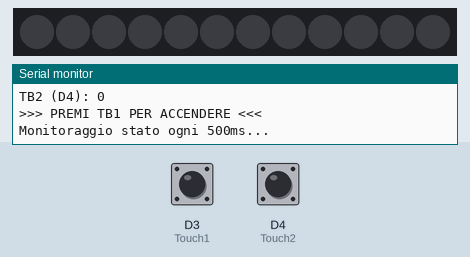
A sketch run on a simulated ESP8266 (NodeMCU). Parts: 12 RGB LEDs in strip order, left to right, the last lines printed to the serial monitor. Inputs (shaded band) come from the test bench; at power-on: D3 (Touch1) LOW, D4 (Touch2) LOW. Dim RGB values are drawn brighter than linear; random numbers use the default seed unless the sketch sets one; EEPROM starts erased.

Above: at 3.2 s.
3.3 s: D3 (Touch1) pulled HIGH for 0.15 s
At 3.7 s:
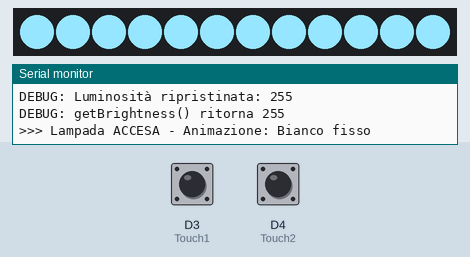
4.9 s: D4 (Touch2) pulled HIGH for 0.15 s
At 5.1 s:
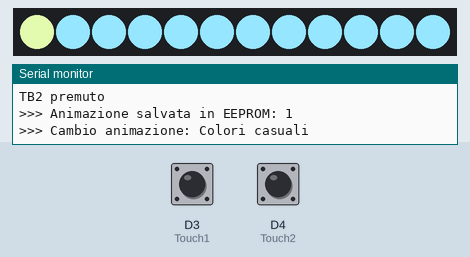
5.6 s: D4 (Touch2) pulled HIGH for 1 s
At 6.22 s:
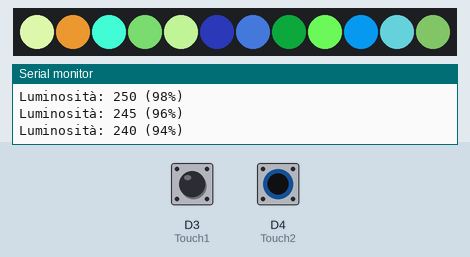
7.2 s: D4 (Touch2) pulled HIGH for 0.15 s
At 7.79 s:
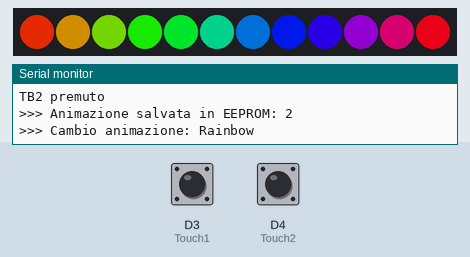
7.9 s: D4 (Touch2) pulled HIGH for 3.2 s
At 8.39 s:
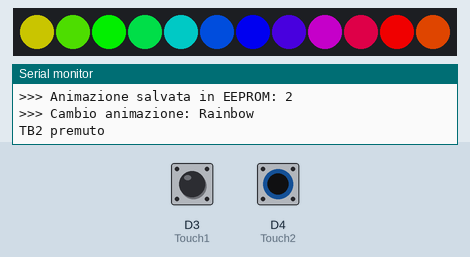
11.7 s: D4 (Touch2) pulled HIGH for 3.2 s
At 16.23 s:
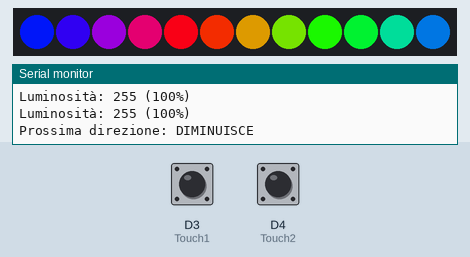

The sketch:

Lampada_con_Memoria.ino
```cpp
/*
  ============================================================================
  CONTROLLO ANELLO NEOPIXEL CON DUE SENSORI TOUCH
  ============================================================================

  Questo programma controlla un anello di 12 LED NeoPixel utilizzando due
  sensori touch (TB1 e TB2) collegati ad una scheda Arduino ESP32.

  FUNZIONALITÀ:

  TB1 (Pin D3) - Pulsante di accensione/spegnimento:
    - Premendo TB1 si accende o spegne completamente l'anello
    - Alla prima accensione l'anello riprende l'ultima animazione utilizzata

  TB2 (Pin D4) - Controllo animazioni e luminosità:
    - Pressione BREVE (< 500ms): cambia l'animazione corrente
      Sequenza: Bianco fisso → Colori casuali → Rainbow → Bianco fisso...

    - Pressione LUNGA (≥ 500ms): varia la luminosità in modo continuo
      * Se luminosità > 50%: diminuisce
      * Se luminosità ≤ 50%: aumenta
      * Ad ogni nuova pressione lunga: inverte la direzione
        (se stava aumentando → diminuisce, se stava diminuendo → aumenta)

  MEMORIA PERSISTENTE:
    - L'ultima animazione utilizzata viene salvata nella EEPROM
    - Ad ogni accensione, la lampada riprende dall'ultima animazione

  HARDWARE:
  - ESP32
  - Anello NeoPixel 12 LED collegato al pin GPIO 5
  - Sensore touch TB1 collegato al pin D3
  - Sensore touch TB2 collegato al pin D4

  LIBRERIE NECESSARIE:
  - Adafruit_NeoPixel (installabile dal Library Manager di Arduino IDE)
  - EEPROM (inclusa nell'ambiente ESP32)

  ============================================================================
*/

#include <Adafruit_NeoPixel.h>
#include <EEPROM.h>

// ============================================================================
// CONFIGURAZIONE EEPROM
// ============================================================================

#define EEPROM_SIZE 2              // Dimensione della EEPROM da utilizzare (2 byte)
#define EEPROM_ANIMATION_ADDR 0    // Indirizzo dove salvare l'animazione
#define EEPROM_BRIGHTNESS_ADDR 1   // Indirizzo dove salvare la luminosità

// ============================================================================
// CONFIGURAZIONE PIN E COSTANTI
// ============================================================================

int Touch1 = D3;       // Pin per sensore touch TB1 (accensione/spegnimento)
int Touch2 = D4;       // Pin per sensore touch TB2 (animazioni e luminosità)
int DATA_PIN = 5;      // Pin GPIO 5 per il segnale dati del NeoPixel
#define NUM_LEDS 12    // Numero di LED nell'anello NeoPixel

// ============================================================================
// CALIBRAZIONE COLORE BIANCO
// ============================================================================
// I NeoPixel possono avere il bianco leggermente sbilanciato verso il rosso.
// Modifica questi valori per ottenere il bianco perfetto:
// - Valori più bassi di WHITE_R rendono il bianco meno rossastro
// - Valori più alti di WHITE_B rendono il bianco più bluastro/freddo
// - Prova diversi valori fino a trovare il bianco che preferisci!
//
// Esempi pronti:
// Bianco neutro:        200, 255, 255
// Bianco freddo:        180, 255, 255
// Bianco molto freddo:  150, 230, 255
// Bianco caldo:         220, 255, 240

#define WHITE_R 150   // Componente ROSSO del bianco (0-255)
#define WHITE_G 230   // Componente VERDE del bianco (0-255)
#define WHITE_B 255   // Componente BLU del bianco (0-255)

// ============================================================================
// INIZIALIZZAZIONE OGGETTO NEOPIXEL
// ============================================================================

// Crea l'oggetto NeoPixel con i parametri:
// - NUM_LEDS: numero di LED (12)
// - DATA_PIN: pin di controllo dati (GPIO 5)
// - NEO_GRB: ordine dei colori (Green-Red-Blue)
// - NEO_KHZ800: frequenza di comunicazione (800 KHz)
Adafruit_NeoPixel pixels = Adafruit_NeoPixel(NUM_LEDS, DATA_PIN, NEO_GRB + NEO_KHZ800);

// ============================================================================
// VARIABILI PER LA GESTIONE DEL PULSANTE TB1 (ACCENSIONE/SPEGNIMENTO)
// ============================================================================

bool TB1_pressed = false;  // Stato attuale del pulsante TB1 (true = premuto)
bool TB1_aux = false;      // Stato precedente di TB1 (per rilevare il cambio di stato)
bool lampOn = false;       // Stato della lampada (true = accesa, false = spenta)

// ============================================================================
// VARIABILI PER LA GESTIONE DEL PULSANTE TB2 (ANIMAZIONI E LUMINOSITÀ)
// ============================================================================

bool TB2_pressed = false;           // Stato attuale del pulsante TB2
bool TB2_aux = false;               // Stato precedente di TB2 (per rilevare il cambio)
unsigned long TB2_pressTime = 0;    // Momento in cui TB2 è stato premuto (in millisecondi)
bool TB2_longPressActive = false;   // Flag per sapere se è attiva una pressione lunga

// Tempo minimo (in millisecondi) per considerare una pressione come "lunga"
// Se il pulsante viene rilasciato prima di 500ms → pressione breve (cambia animazione)
// Se il pulsante resta premuto per 500ms o più → pressione lunga (varia luminosità)
#define LONG_PRESS_TIME 500

// ============================================================================
// VARIABILI PER LA GESTIONE DELLE ANIMAZIONI
// ============================================================================

// Identificativo dell'animazione corrente:
// 0 = Bianco fisso
// 1 = Colori casuali
// 2 = Rainbow (arcobaleno)
int currentAnimation = 0;

// Numero totale di animazioni disponibili
#define NUM_ANIMATIONS 3

// ============================================================================
// VARIABILI PER LA GESTIONE DELLA LUMINOSITÀ
// ============================================================================

int brightness = 255;  // Luminosità corrente (0-255, parte alla massima)

// Direzione di variazione della luminosità durante una pressione lunga:
// false = luminosità sta diminuendo
// true = luminosità sta aumentando
bool brightnessIncreasing = false;

// Quanto cambia la luminosità ad ogni step (maggiore = più veloce)
#define BRIGHTNESS_STEP 5

// Intervallo di tempo (in millisecondi) tra un cambio di luminosità e l'altro
// Più basso = variazione più veloce
#define BRIGHTNESS_DELAY 50

// Timestamp dell'ultimo cambio di luminosità
unsigned long lastBrightnessChange = 0;

// ============================================================================
// VARIABILI PER LE ANIMAZIONI
// ============================================================================

int delayval = 100;  // Ritardo tra un LED e l'altro nell'animazione colori casuali

// Timestamp dell'ultimo aggiornamento dell'animazione
unsigned long lastAnimationUpdate = 0;

// Contatore per tenere traccia dello step corrente nell'animazione
int animationStep = 0;

// Variabile per la posizione del ciclo nell'animazione rainbow
uint16_t rainbowJ = 0;

// ============================================================================
// FUNZIONI PER LA GESTIONE DELLA MEMORIA EEPROM
// ============================================================================

// Salva l'animazione corrente nella EEPROM
void saveAnimation() {
  EEPROM.write(EEPROM_ANIMATION_ADDR, currentAnimation);
  EEPROM.commit();  // Necessario per ESP32 per rendere permanente la scrittura
  Serial.print(">>> Animazione salvata in EEPROM: ");
  Serial.println(currentAnimation);
}

// Carica l'ultima animazione salvata dalla EEPROM
int loadAnimation() {
  int savedAnimation = EEPROM.read(EEPROM_ANIMATION_ADDR);

  // Verifica che il valore letto sia valido
  // Se non è valido (primo avvio o EEPROM corrotta), ritorna 0 (bianco fisso)
  if (savedAnimation >= 0 && savedAnimation < NUM_ANIMATIONS) {
    Serial.print(">>> Animazione caricata da EEPROM: ");
    Serial.println(savedAnimation);
    return savedAnimation;
  } else {
    Serial.println(">>> EEPROM non inizializzata, uso animazione predefinita (0)");
    return 0;
  }
}

// Salva la luminosità corrente nella EEPROM
void saveBrightness() {
  EEPROM.write(EEPROM_BRIGHTNESS_ADDR, brightness);
  EEPROM.commit();  // Necessario per ESP32 per rendere permanente la scrittura
  Serial.print(">>> Luminosità salvata in EEPROM: ");
  Serial.print(brightness);
  Serial.print(" (");
  Serial.print((brightness * 100) / 255);
  Serial.println("%)");
}

// Carica l'ultima luminosità salvata dalla EEPROM
int loadBrightness() {
  int savedBrightness = EEPROM.read(EEPROM_BRIGHTNESS_ADDR);

  // Verifica che il valore letto sia valido (tra 10 e 255)
  // Se non è valido (primo avvio o EEPROM corrotta), ritorna 255 (massima luminosità)
  if (savedBrightness >= 10 && savedBrightness <= 255) {
    Serial.print(">>> Luminosità caricata da EEPROM: ");
    Serial.print(savedBrightness);
    Serial.print(" (");
    Serial.print((savedBrightness * 100) / 255);
    Serial.println("%)");
    return savedBrightness;
  } else {
    Serial.println(">>> Luminosità EEPROM non valida, uso valore predefinito (255)");
    return 255;
  }
}

// ============================================================================
// FUNZIONE SETUP - ESEGUITA UNA SOLA VOLTA ALL'AVVIO
// ============================================================================

void setup() {
  // Inizializza la comunicazione seriale a 115200 baud per il debug
  Serial.begin(115200);
  delay(2000);  // Attende 2 secondi per stabilizzare la comunicazione
  Serial.println("\n\nLampada_con_Memoria");

  // Inizializza la EEPROM
  EEPROM.begin(EEPROM_SIZE);
  Serial.println("EEPROM inizializzata");

  // Carica l'ultima animazione salvata
  currentAnimation = loadAnimation();

  // Carica l'ultima luminosità salvata
  brightness = loadBrightness();

  // Inizializza l'anello NeoPixel
  pixels.begin();                    // Prepara i LED per la comunicazione
  pixels.setBrightness(brightness);  // Imposta la luminosità caricata dalla EEPROM
  pixels.clear();                    // Spegne tutti i LED
  pixels.show();                     // Applica le modifiche (LED spenti)

  // Configura i pin come INPUT o OUTPUT
  pinMode(LED_BUILTIN, OUTPUT);  // LED integrato della scheda come output
  pinMode(Touch1, INPUT);        // Sensore touch TB1 come input
  pinMode(Touch2, INPUT);        // Sensore touch TB2 come input

  // Stampa messaggi di debug sulla porta seriale
  Serial.println("\n\n=== SISTEMA AVVIATO ===");
  Serial.println("Test sensori touch:");
  Serial.print("TB1 (D3): ");
  Serial.println(digitalRead(Touch1));  // Mostra lo stato iniziale di TB1
  Serial.print("TB2 (D4): ");
  Serial.println(digitalRead(Touch2));  // Mostra lo stato iniziale di TB2

  Serial.println("\n>>> PREMI TB1 PER ACCENDERE <<<");
  Serial.println("Monitoraggio stato ogni 500ms...\n");
}

// ============================================================================
// FUNZIONE LOOP - ESEGUITA CONTINUAMENTE
// ============================================================================

void loop() {
  // Gestisce il pulsante TB1 (accensione/spegnimento)
  handleTB1();

  // Se la lampada è accesa, gestisce TB2 ed esegue le animazioni
  if (lampOn) {
    handleTB2();           // Gestisce pulsante TB2 (animazioni e luminosità)
    runCurrentAnimation(); // Esegue l'animazione corrente
  } else {
    // Se la lampada è spenta, spegne tutti i LED
    pixels.clear();
    pixels.show();
  }

  // Piccolo ritardo per evitare letture troppo frequenti
  delay(10);
}

// ============================================================================
// GESTIONE PULSANTE TB1 - ACCENSIONE/SPEGNIMENTO
// ============================================================================

void handleTB1() {
  // Legge lo stato corrente del pulsante TB1
  // digitalRead ritorna HIGH quando il sensore touch rileva un tocco
  TB1_pressed = digitalRead(Touch1);

  // Rileva il "fronte di salita" (passaggio da non premuto a premuto)
  // Questo avviene solo una volta per ogni pressione, evitando ripetizioni
  // mentre si tiene premuto il pulsante
  if (TB1_pressed && !TB1_aux) {
    // Inverte lo stato della lampada (accesa → spenta, spenta → accesa)
    lampOn = !lampOn;

    if (lampOn) {
      // La lampada è stata appena accesa

      // L'animazione è già impostata a quella salvata in EEPROM
      // (caricata durante il setup)

      // La luminosità è già impostata a quella salvata in EEPROM
      // (caricata durante il setup)
      Serial.print("DEBUG: Luminosità ripristinata: ");
      Serial.println(brightness);

      pixels.setBrightness(brightness);
      Serial.print("DEBUG: getBrightness() ritorna ");
      Serial.println(pixels.getBrightness());

      // Accende immediatamente i LED con l'animazione salvata
      Serial.print(">>> Lampada ACCESA - Animazione: ");
      switch(currentAnimation) {
        case 0:
          Serial.println("Bianco fisso");
          // Accende tutti i LED in bianco
          for (int i = 0; i < NUM_LEDS; i++) {
            pixels.setPixelColor(i, pixels.Color(WHITE_R, WHITE_G, WHITE_B));
          }
          pixels.show();
          break;
        case 1:
          Serial.println("Colori casuali");
          animationStep = 0;  // Reset per far partire subito l'animazione
          break;
        case 2:
          Serial.println("Rainbow");
          rainbowJ = 0;  // Reset per far partire subito l'animazione
          break;
      }

    } else {
      // La lampada è stata appena spenta

      // Salva la luminosità corrente nella EEPROM
      saveBrightness();

      Serial.println(">>> Lampada SPENTA");
    }
  }

  // Memorizza lo stato attuale per il prossimo ciclo
  // Questo permette di rilevare quando lo stato cambia
  TB1_aux = TB1_pressed;
}

// ============================================================================
// GESTIONE PULSANTE TB2 - ANIMAZIONI E LUMINOSITÀ
// ============================================================================

void handleTB2() {
  // Legge lo stato corrente del pulsante TB2
  TB2_pressed = digitalRead(Touch2);

  // -------------------------------------------------------------------------
  // FRONTE DI SALITA - Inizio pressione
  // -------------------------------------------------------------------------
  if (TB2_pressed && !TB2_aux) {
    // Il pulsante è appena stato premuto

    // Memorizza il momento esatto della pressione (in millisecondi dall'avvio)
    TB2_pressTime = millis();

    // Reset del flag di pressione lunga
    TB2_longPressActive = false;

    Serial.println("TB2 premuto");
  }

  // -------------------------------------------------------------------------
  // PULSANTE TENUTO PREMUTO
  // -------------------------------------------------------------------------
  if (TB2_pressed && TB2_aux) {
    // Il pulsante è ancora premuto (non è stato rilasciato)

    // Calcola da quanto tempo il pulsante è premuto
    unsigned long pressDuration = millis() - TB2_pressTime;

    // Controlla se è passato abbastanza tempo per una "pressione lunga"
    if (pressDuration >= LONG_PRESS_TIME && !TB2_longPressActive && lampOn) {
      // Siamo in modalità pressione lunga!

      // Attiva il flag per evitare di ri-entrare in questo blocco
      TB2_longPressActive = true;

      // Determina la direzione iniziale della variazione di luminosità
      // in base al valore corrente:
      if (brightness > 127) {
        // Se luminosità è maggiore del 50% (127/255) → diminuisce
        brightnessIncreasing = false;
      } else {
        // Se luminosità è al 50% o meno → aumenta
        brightnessIncreasing = true;
      }

      // Stampa la direzione iniziale
      Serial.print("Pressione lunga - Luminosità ");
      Serial.println(brightnessIncreasing ? "AUMENTA" : "DIMINUISCE");
    }

    // Continua a variare la luminosità durante tutta la pressione lunga
    if (TB2_longPressActive && lampOn) {
      // Controlla se è passato abbastanza tempo dall'ultimo cambio
      // (per evitare di cambiare troppo velocemente)
      if (millis() - lastBrightnessChange >= BRIGHTNESS_DELAY) {

        if (brightnessIncreasing) {
          // Aumenta la luminosità
          brightness += BRIGHTNESS_STEP;
          if (brightness > 255) brightness = 255;  // Limita al massimo
        } else {
          // Diminuisce la luminosità
          brightness -= BRIGHTNESS_STEP;
          if (brightness < 10) brightness = 10;  // Limita al minimo (non spegne)
        }

        // Applica la nuova luminosità all'anello
        pixels.setBrightness(brightness);

        // Aggiorna il timestamp per il prossimo cambio
        lastBrightnessChange = millis();

        // Stampa il valore corrente di luminosità
        Serial.print("Luminosità: ");
        Serial.print(brightness);
        Serial.print(" (");
        Serial.print((brightness * 100) / 255);  // Mostra anche in percentuale
        Serial.println("%)");
      }
    }
  }

  // -------------------------------------------------------------------------
  // FRONTE DI DISCESA - Fine pressione (pulsante rilasciato)
  // -------------------------------------------------------------------------
  if (!TB2_pressed && TB2_aux) {
    // Il pulsante è appena stato rilasciato

    // Calcola quanto tempo è stato tenuto premuto
    unsigned long pressDuration = millis() - TB2_pressTime;

    // Determina se è stata una pressione BREVE o LUNGA
    if (pressDuration < LONG_PRESS_TIME && lampOn) {
      // -----------------------------------------------------------------------
      // PRESSIONE BREVE: Cambia animazione
      // -----------------------------------------------------------------------

      // Passa alla prossima animazione (con ritorno ciclico: 0→1→2→0→...)
      currentAnimation = (currentAnimation + 1) % NUM_ANIMATIONS;

      // Salva la nuova animazione nella EEPROM
      saveAnimation();

      // Reset delle variabili di animazione
      animationStep = 0;  // Reset contatore per animazione colori casuali
      rainbowJ = 0;       // Reset contatore per animazione rainbow

      // Stampa quale animazione è stata attivata
      Serial.print(">>> Cambio animazione: ");
      switch(currentAnimation) {
        case 0: Serial.println("Bianco fisso"); break;
        case 1: Serial.println("Colori casuali"); break;
        case 2: Serial.println("Rainbow"); break;
      }
    }

    // Se era una pressione lunga, inverte la direzione per la prossima volta
    if (TB2_longPressActive) {
      // Inverte la direzione: se stava aumentando → diminuirà, e viceversa
      brightnessIncreasing = !brightnessIncreasing;

      Serial.print("Prossima direzione: ");
      Serial.println(brightnessIncreasing ? "AUMENTA" : "DIMINUISCE");
    }

    // Reset del flag di pressione lunga
    TB2_longPressActive = false;
  }

  // Memorizza lo stato attuale per il prossimo ciclo
  TB2_aux = TB2_pressed;
}

// ============================================================================
// ESECUZIONE DELL'ANIMAZIONE CORRENTE
// ============================================================================

void runCurrentAnimation() {
  // Esegue l'animazione corrispondente al valore di currentAnimation
  switch (currentAnimation) {
    case 0:
      whiteSolid();      // Bianco fisso
      break;
    case 1:
      randomColors();    // Colori casuali
      break;
    case 2:
      rainbowCycle();    // Rainbow (arcobaleno)
      break;
  }
}


// ============================================================================
// FUNZIONE AUSILIARIA: WHEEL
// ============================================================================
// Converte un valore da 0 a 255 in un colore dell'arcobaleno

uint32_t Wheel(byte WheelPos) {
  // Questa funzione genera colori dell'arcobaleno
  // Input: un valore da 0 a 255
  // Output: un colore che varia da rosso → verde → blu → rosso

  WheelPos = 255 - WheelPos;

  if (WheelPos < 85) {
    // Prima parte dello spettro: da rosso a verde
    return pixels.Color(255 - WheelPos * 3, 0, WheelPos * 3);
  }

  if (WheelPos < 170) {
    // Seconda parte: da verde a blu
    WheelPos -= 85;
    return pixels.Color(0, WheelPos * 3, 255 - WheelPos * 3);
  }

  // Terza parte: da blu a rosso
  WheelPos -= 170;
  return pixels.Color(WheelPos * 3, 255 - WheelPos * 3, 0);
}
```

Source omitted: rainbowCycle.ino (917 bytes), randomColors.ino (862 bytes), whiteSolid.ino (410 bytes)

Measured:
- after the input at 3.3 s, the LEDs: change at once (image 1)
- after the input at 4.9 s, the LEDs: change after 0.16 s (image 2)
